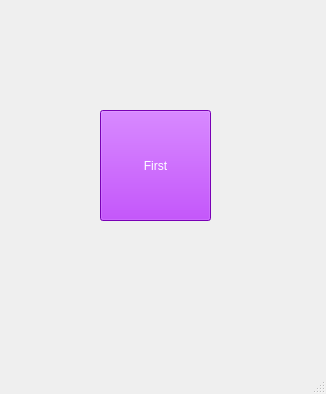
<?xml version="1.0" encoding="UTF-8"?>
<ui version="4.0">
 <class>MainWindow</class>
 <widget class="QMainWindow" name="MainWindow">
  <property name="geometry">
   <rect>
    <x>0</x>
    <y>0</y>
    <width>326</width>
    <height>394</height>
   </rect>
  </property>
  <property name="windowTitle">
   <string>MainWindow</string>
  </property>
  <widget class="QWidget" name="centralwidget">
   <widget class="QPushButton" name="pushButton">
    <property name="geometry">
     <rect>
      <x>100</x>
      <y>110</y>
      <width>111</width>
      <height>111</height>
     </rect>
    </property>
    <property name="styleSheet">
     <string notr="true">font: 700 18pt &quot;Script MT Bold&quot;;
background-color: rgb(170, 0, 255);
color: rgb(255, 255, 255);</string>
    </property>
    <property name="text">
     <string>First</string>
    </property>
   </widget>
  </widget>
  <widget class="QMenuBar" name="menubar">
   <property name="geometry">
    <rect>
     <x>0</x>
     <y>0</y>
     <width>326</width>
     <height>22</height>
    </rect>
   </property>
  </widget>
  <widget class="QStatusBar" name="statusbar"/>
 </widget>
 <resources/>
 <connections/>
</ui>
